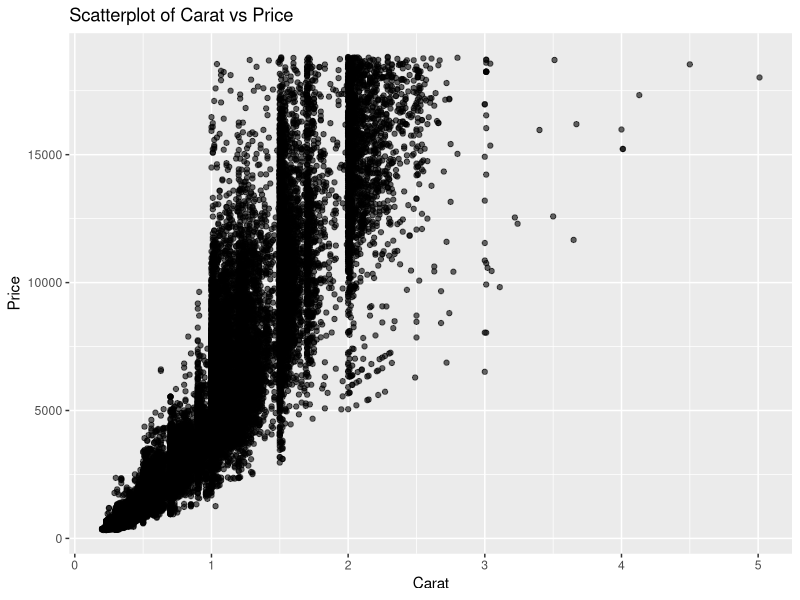
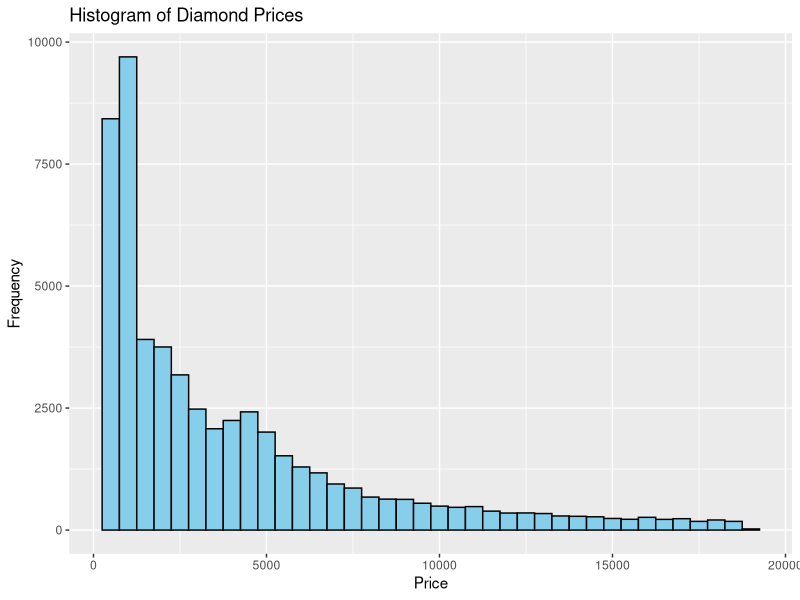
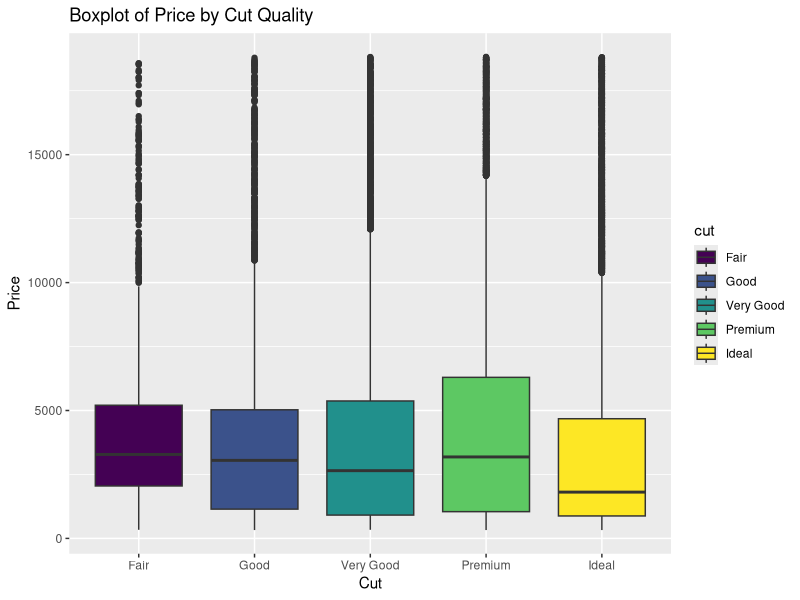
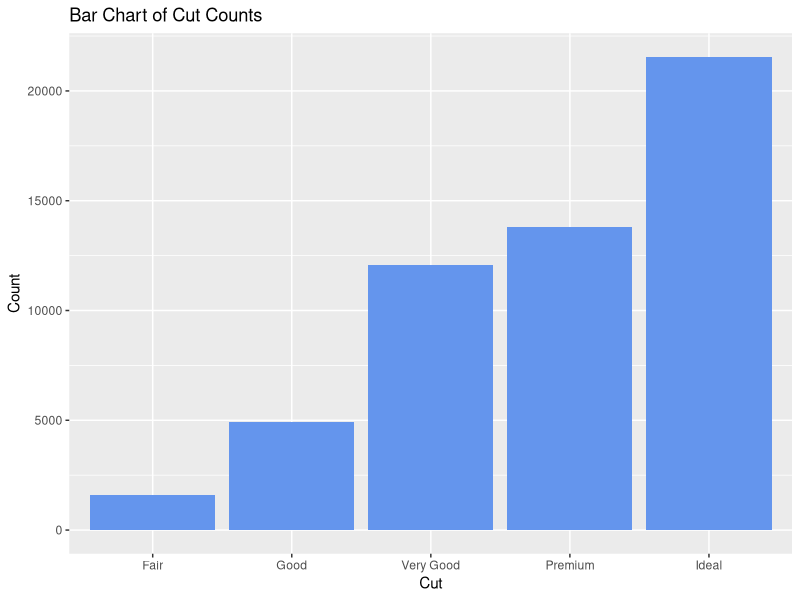
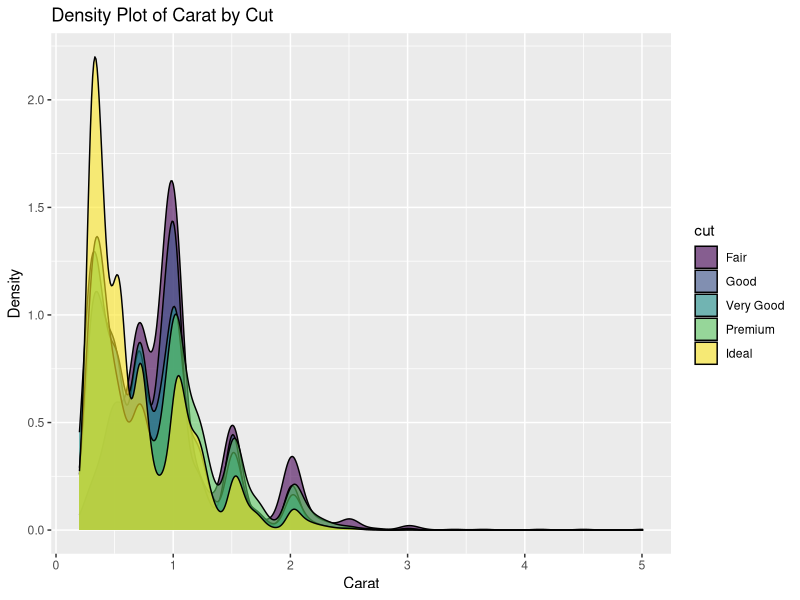

Generate these figures, in order, with R:
library(ggplot2)
data(diamonds)

# Scatterplot of carat vs price
ggplot(diamonds, aes(x = carat, y = price)) +
  geom_point(alpha = 0.6) +
  labs(x = "Carat", y = "Price") +
  ggtitle("Scatterplot of Carat vs Price")


# Histogram of diamond prices
ggplot(diamonds, aes(x = price)) +
  geom_histogram(binwidth = 500, fill = "skyblue", color = "black") +
  labs(x = "Price", y = "Frequency") +
  ggtitle("Histogram of Diamond Prices")


# Boxplot of price by cut
ggplot(diamonds, aes(x = cut, y = price, fill = cut)) +
  geom_boxplot() +
  labs(x = "Cut", y = "Price") +
  ggtitle("Boxplot of Price by Cut Quality")


# Bar chart of cut counts
ggplot(diamonds, aes(x = cut)) +
  geom_bar(fill = "cornflowerblue") +
  labs(x = "Cut", y = "Count") +
  ggtitle("Bar Chart of Cut Counts")


# Density plot of carat by cut
ggplot(diamonds, aes(x = carat, fill = cut)) +
  geom_density(alpha = 0.6) +
  labs(x = "Carat", y = "Density") +
  ggtitle("Density Plot of Carat by Cut")
